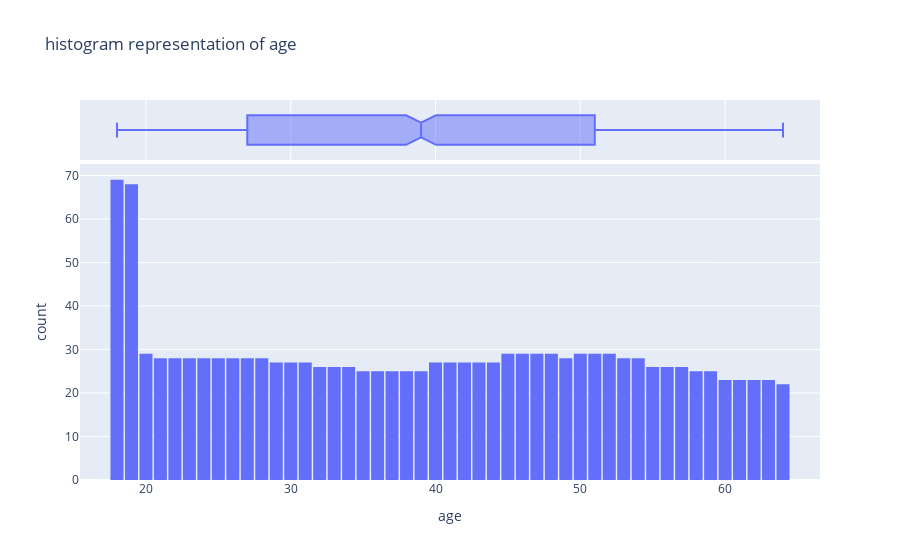

The notebook cell saved with this chart:
### Code cell
import plotly.express as px
fig=px.histogram(df,x='age',marginal='box',nbins=50,title='histogram representation of age')
#Use df['age'] for matplotlib.
#Use df, x='age' for Plotly Express.
fig.update_layout(bargap=.1)
fig.show()

### Figure 1 — Plotly figure (JSON) as saved in the notebook; plotly's stock layout.template omitted (floating-point values rounded to 4 significant figures; data arrays with more than 128 entries replaced by an {"elided": "..."} marker saying what was removed)
{"data": [{"bingroup": "x", "hovertemplate": "age=%{x}<br>count=%{y}<extra></extra>", "legendgroup": "", "marker": {"color": "#636efa", "pattern": {"shape": ""}}, "name": "", "nbinsx": 50, "orientation": "v", "showlegend": false, "type": "histogram", "x": {"elided": "1338 int values"}, "xaxis": "x", "yaxis": "y"}, {"hovertemplate": "age=%{x}<extra></extra>", "legendgroup": "", "marker": {"color": "#636efa"}, "name": "", "notched": true, "showlegend": false, "type": "box", "x": {"elided": "1338 int values"}, "xaxis": "x2", "yaxis": "y2"}], "layout": {"bargap": 0.1, "barmode": "relative", "legend": {"tracegroupgap": 0}, "title": {"text": "histogram representation of age"}, "xaxis": {"anchor": "y", "domain": [0, 1], "title": {"text": "age"}}, "xaxis2": {"anchor": "y2", "domain": [0, 1], "matches": "x", "showgrid": true, "showticklabels": false}, "yaxis": {"anchor": "x", "domain": [0, 0.8316], "title": {"text": "count"}}, "yaxis2": {"anchor": "x2", "domain": [0.8416, 1], "matches": "y2", "showgrid": false, "showline": false, "showticklabels": false, "ticks": ""}}}
